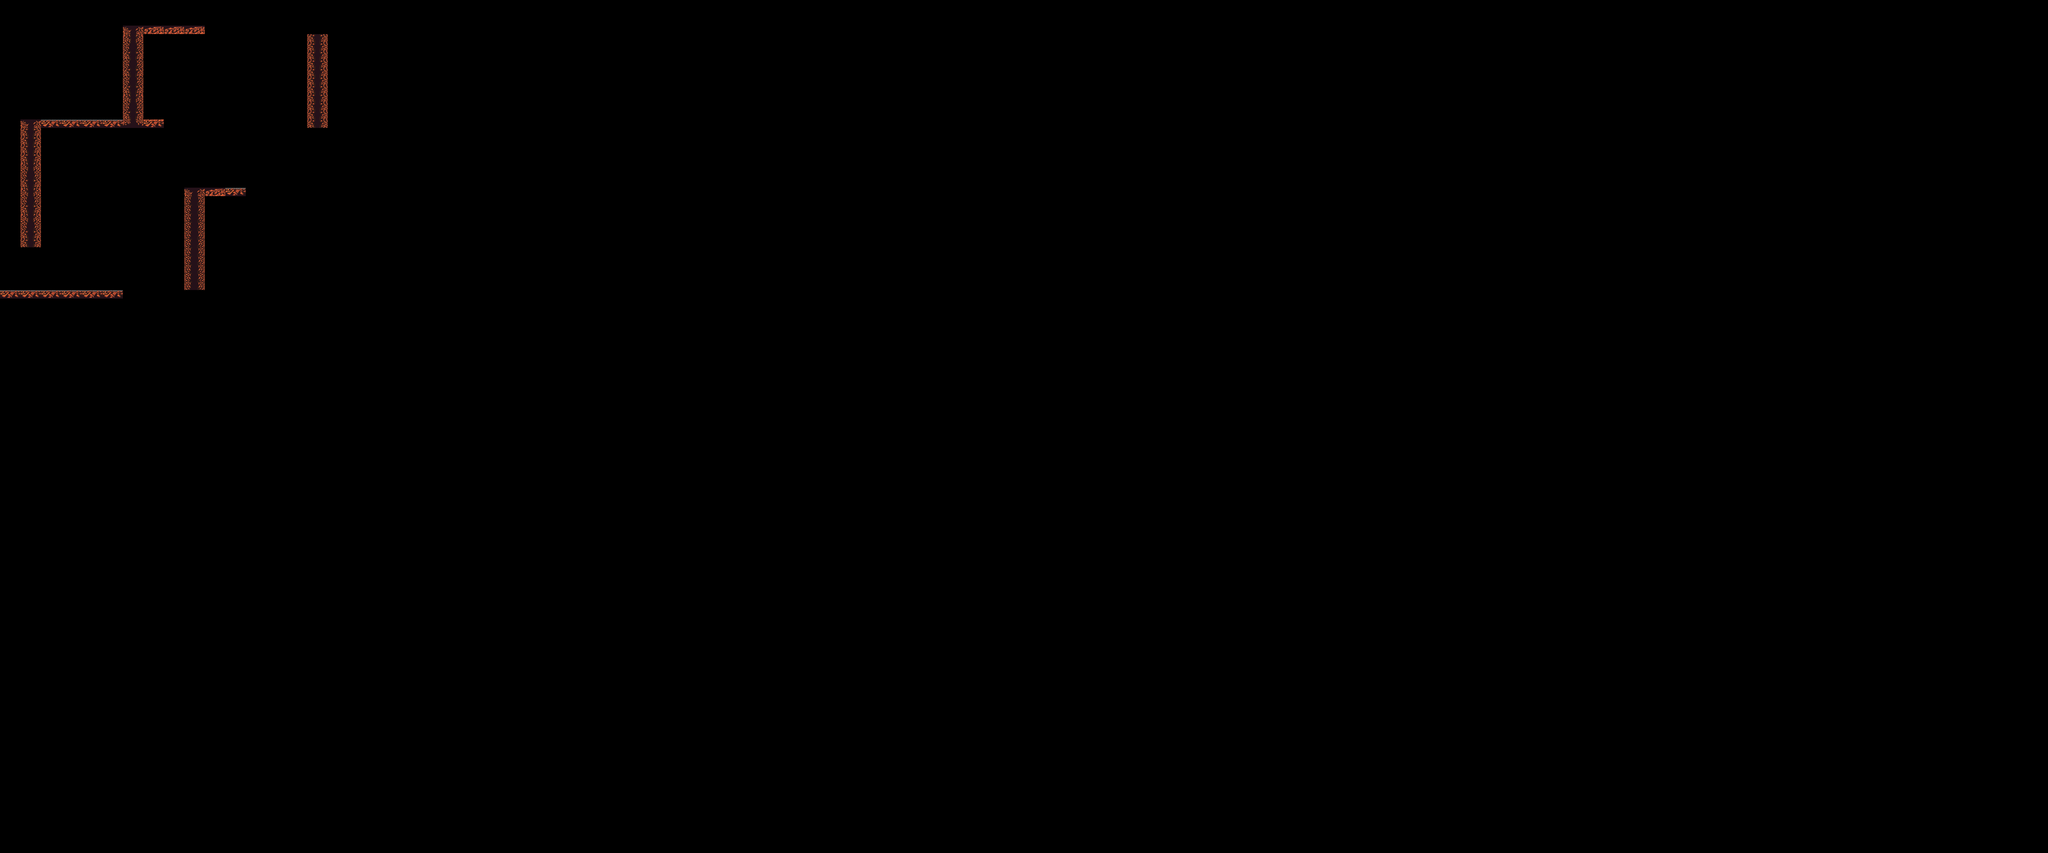

The image is a tile-based game level rendered from a .tmx file. Its description and source (layers, tilesets, objects; grid data summarised) follow:
An orthogonal 100x100 tile map with 96x40 px tiles, 1 tile layer (Tile Layer 1).

<map version="1.2" tiledversion="2019.08.14" orientation="orthogonal" renderorder="right-down" compressionlevel="-1" width="100" height="100" tilewidth="96" tileheight="40" infinite="0" nextlayerid="2" nextobjectid="1">
 <tileset firstgid="1" source="tiles/asteroid/asteroidtiles.tsx" />
 <layer id="1" name="Tile Layer 1" width="100" height="100">
  <data>[10000 cells, 66 non-empty, 8 distinct tile ids]</data>
 </layer>
</map>
